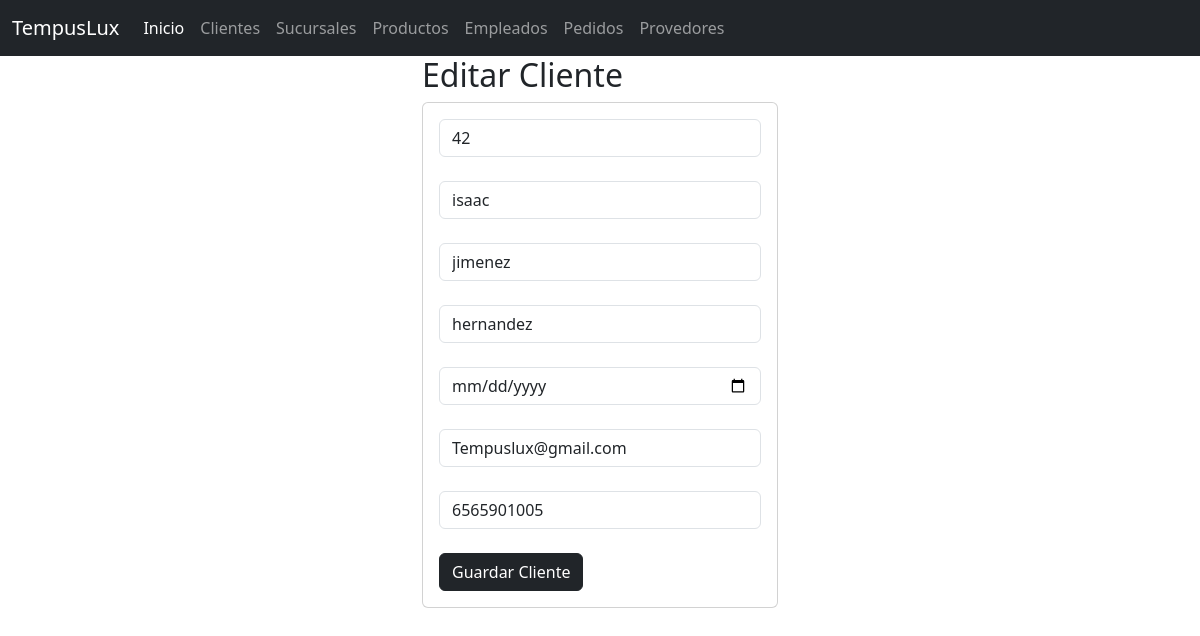
/seleccionarCliente/42/, run on the app's committed database.
### Clientes_app/models.py (models this page shows, shortened)
class Clientes(models.Model):
    id_cliente=models.CharField(primary_key=True,max_length=11)
    nombre=models.CharField(max_length=45)
    apellido_p=models.CharField(max_length=30)
    apellido_m=models.CharField(max_length=30)
    fecha_nac = models.DateField(null=True, blank=True)
    email=models.CharField(max_length=20)
    celular=models.PositiveIntegerField()

### Clientes_app/views.py (the view)
# urls.py: path('seleccionarCliente/<id_cliente>/', views.seleccionarClientes, name="seleccionarClientes"),
def seleccionarClientes(request, id_cliente):
    clientes = Clientes.objects.get(id_cliente=id_cliente)
    return render(request, "editarClientes.html", {"misclientes": clientes})

### Clientes_app/templates/editarClientes.html (shortened to what this page needs)
{% extends "base.html" %}
{% block cuerpo %}
<div class="row">
    <div class="col-md-4 offset-md-4">
        <h2>Editar Cliente</h2>
        <div class="card">
            <div class="card-body">
                <form action="/editarClientes/" method="POST">
                    <div class="form-group">
                        <input type="text" id="txtcodigo" name="txtcodigo" minlength="1" maxlength="11"
                            value="{{ misclientes.id_cliente }}" class="form-control" readonly required><br>
                    </div>
                    <div class="form-group">
                        <input type="text" id="txtnombre" name="txtnombre" value="{{ misclientes.nombre }}"
                            maxlength="45" class="form-control" required><br>
                    </div>
                    <div class="form-group">
                        <input type="text" id="txtapellido_p" name="txtapellido_p" value="{{ misclientes.apellido_p }}"
                            maxlength="30" class="form-control" required><br>
                    </div>
                    <div class="form-group">
                        <input type="text" id="txtapellido_m" name="txtapellido_m" value="{{ misclientes.apellido_m }}"
                            maxlength="30" class="form-control" required><br>
                    </div>
                    <div class="form-group">
                        <input type="date" id="txtfecha_nac" name="txtfecha_nac" value="{{ misclientes.fecha_nac }}"
                            minlength="10" maxlength="10" class="form-control" placeholder="DD/MM/YYYY" required><br>
                    </div>
                    <div class="form-group">
                        <input type="email" id="txtemail" name="txtemail" value="{{ misclientes.email }}"
                            maxlength="20" class="form-control" required><br>
                    </div>
                    <div class="form-group">
                        <input type="number" id="txtcelular" name="txtcelular" value="{{ misclientes.celular }}"
                            min="1000000000" max="9999999999" class="form-control" required><br>
                    </div>
                    <div class="form-group">
                        <button type="submit" class="btn btn-dark">Guardar Cliente</button>
                    </div>
                </form>
            </div>
        </div>
    </div>
</div>
{% endblock cuerpo %}

### data on the page
Clientes: txtcodigo "42", txtnombre "isaac", txtapellido_p "jimenez", txtapellido_m "hernandez", txtemail "Tempuslux@gmail.com", txtcelular "6565901005"
